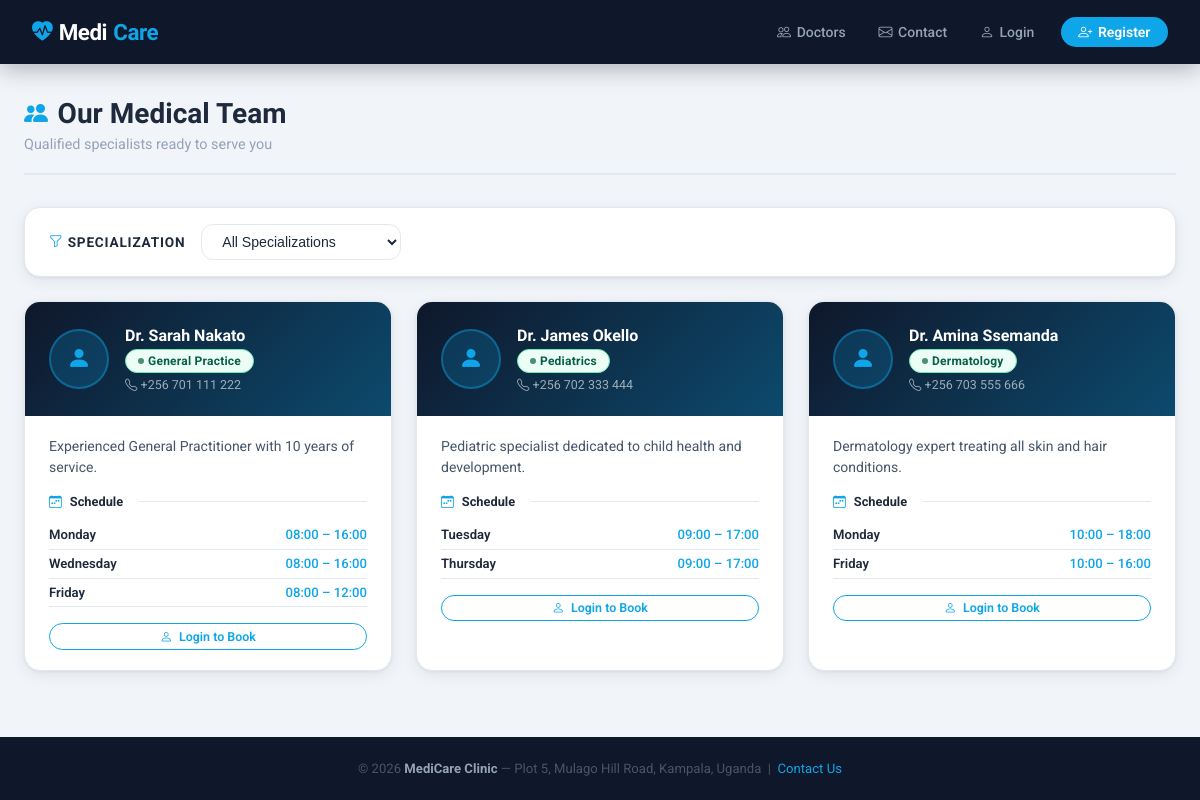
The app's page /doctors/ with its own data.
### clinic/models.py (models this page shows, shortened)
class DoctorProfile(models.Model):
    SPECIALIZATION_CHOICES = [
        ('GP', 'General Practice'),
        ('PEDS', 'Pediatrics'),
        ('DERM', 'Dermatology'),
        ('CARD', 'Cardiology'),
        ('ORTHO', 'Orthopedics'),
        ('GYN', 'Gynecology'),
    ]
    user = models.OneToOneField(User, on_delete=models.CASCADE, related_name='doctor_profile')
    specialization = models.CharField(max_length=10, choices=SPECIALIZATION_CHOICES, default='GP')
    phone = models.CharField(max_length=20)
    bio = models.TextField(blank=True)
    profile_picture = models.ImageField(upload_to='doctors/', blank=True, null=True)

class DoctorSchedule(models.Model):
    DAY_CHOICES = [
        (0, 'Monday'), (1, 'Tuesday'), (2, 'Wednesday'),
        (3, 'Thursday'), (4, 'Friday'), (5, 'Saturday'), (6, 'Sunday'),
    ]
    doctor = models.ForeignKey(DoctorProfile, on_delete=models.CASCADE, related_name='schedules')
    day_of_week = models.IntegerField(choices=DAY_CHOICES)
    start_time = models.TimeField()
    end_time = models.TimeField()
    max_appointments = models.PositiveIntegerField(default=10)
    is_available = models.BooleanField(default=True)
    class Meta:
        unique_together = ['doctor', 'day_of_week']
        ordering = ['day_of_week', 'start_time']

### clinic/views.py (the view)
# urls.py: path('doctors/', views.doctors_list, name='doctors'),
def doctors_list(request):
    specialization = request.GET.get('specialization', '')
    doctors = DoctorProfile.objects.select_related('user')
    if specialization:
        doctors = doctors.filter(specialization=specialization)
    schedules = DoctorSchedule.objects.filter(is_available=True).select_related('doctor__user')
    return render(request, 'clinic/doctors.html', {
        'doctors': doctors, 'schedules': schedules,
        'specialization_choices': DoctorProfile.SPECIALIZATION_CHOICES,
        'selected': specialization
    })

### templates/clinic/doctors.html (shortened to what this page needs)
{% extends 'clinic/base.html' %}
{% block content %}
<div class="container">
  <div class="page-header">
    <div class="page-header-left">
      <h1><i class="bi bi-people-fill"></i> Our Medical Team</h1>
      <p>Qualified specialists ready to serve you</p>
    </div>
  </div>
  <div class="card" style="margin-bottom:1.5rem;">
    <div class="card-body" style="padding:1rem 1.5rem;">
      <form method="get" style="display:flex;gap:1rem;align-items:center;flex-wrap:wrap;">
        <label style="font-size:.85rem;font-weight:700;color:var(--heading);text-transform:uppercase;letter-spacing:.06em;"><i class="bi bi-funnel" style="color:var(--primary)"></i> Specialization</label>
        <select name="specialization" onchange="this.form.submit()" style="padding:.5rem 1rem;border:1.5px solid var(--border);border-radius:var(--radius);font-size:.88rem;min-width:200px;color:var(--heading);background:var(--surface);">
          <option value="">All Specializations</option>
        </select>
      </form>
    </div>
  </div>
  <div style="display:grid;grid-template-columns:repeat(auto-fill,minmax(300px,1fr));gap:1.5rem;">
    {% for doctor in doctors %}
    <div class="doctor-card">
      <div class="doctor-card-top">
        <div class="doctor-avatar"><i class="bi bi-person-fill"></i></div>
        <div>
          <h3>Dr. {{ doctor.user.get_full_name }}</h3>
          <span class="badge badge-approved">{{ doctor.get_specialization_display }}</span>
          <p style="color:rgba(255,255,255,.6);font-size:.78rem;margin-top:.25rem;"><i class="bi bi-telephone"></i> {{ doctor.phone }}</p>
        </div>
      </div>
      <div class="doctor-card-body">
        {% if doctor.bio %}
        <p style="font-size:.875rem;color:var(--text);margin-bottom:1rem;line-height:1.5;">{{ doctor.bio }}</p>
        {% endif %}
        {% if doctor.schedules.all %}
        <div class="section-title" style="font-size:.8rem;margin-bottom:.75rem;"><i class="bi bi-calendar-week"></i> Schedule</div>
        {% for schedule in doctor.schedules.all %}
        {% if schedule.is_available %}
        <div class="schedule-row">
          <span class="schedule-day">{{ schedule.get_day_of_week_display }}</span>
          <span class="schedule-time">{{ schedule.start_time|time:"H:i" }} – {{ schedule.end_time|time:"H:i" }}</span>
        </div>
        {% endif %}
        {% empty %}
        <p style="color:var(--muted);font-size:.82rem;">Schedule not set.</p>
        {% endfor %}
        {% endif %}
        {% if user.is_authenticated %}
        <a href="{% url 'book_appointment' %}" class="btn btn-primary btn-sm" style="width:100%;justify-content:center;margin-top:1rem;">
          <i class="bi bi-calendar-plus"></i> Book Appointment
        </a>
        {% else %}
        <a href="{% url 'login' %}" class="btn btn-outline btn-sm" style="width:100%;justify-content:center;margin-top:1rem;">
          <i class="bi bi-person"></i> Login to Book
        </a>
        {% endif %}
      </div>
    </div>
    {% empty %}
    <div class="empty-state" style="grid-column:1/-1;">
      <i class="bi bi-people"></i><p>No doctors found for the selected filter.</p>
    </div>
    {% endfor %}
  </div>
</div>
{% endblock %}

### templates/clinic/base.html (style rules this page uses)
:root { --bg: #f1f5f9; --surface: #ffffff; --primary: #0ea5e9; --primary-dark: #0284c7; --heading: #1e293b; --text: #475569; --muted: #94a3b8; --border: #e2e8f0; --success: #10b981; --warning: #f59e0b; --danger: #ef4444; --purple: #8b5cf6; --nav-bg: #0f172a; --radius: 12px; --radius-lg: 16px; --shadow: 0 1px 3px rgba(0,0,0,.06), 0 4px 16px rgba(0,0,0,.07); --shadow-lg: 0 4px 6px rgba(0,0,0,.05), 0 10px 40px rgba(0,0,0,.12); --transition: all .25s ease; }
*, *::before, *::after { box-sizing: border-box; margin: 0; padding: 0; }
body { font-family: 'Roboto', system-ui, sans-serif; background: var(--bg); color: var(--text); min-height: 100vh; display: flex; flex-direction: column; }
h1,h2,h3,h4,h5 { font-family: 'Raleway', sans-serif; color: var(--heading); line-height: 1.25; }
a { color: var(--primary); text-decoration: none; transition: var(--transition); }
.container { max-width: 1200px; margin: 0 auto; padding: 2rem 1.5rem; }
.card { background: var(--surface); border-radius: var(--radius-lg); box-shadow: var(--shadow); border: 1px solid var(--border); overflow: hidden; }
.card-body { padding: 1.75rem; }
.page-header { margin-bottom: 2rem; padding-bottom: 1.25rem; border-bottom: 2px solid var(--border); display: flex; align-items: flex-start; justify-content: space-between; flex-wrap: wrap; gap: 1rem; }
.page-header-left h1 { font-size: 1.75rem; font-weight: 800; color: var(--heading); display: flex; align-items: center; gap: .6rem; }
.page-header-left h1 i { color: var(--primary); font-size: 1.5rem; }
.page-header-left p { color: var(--muted); margin-top: .3rem; font-size: .9rem; }
.btn { display: inline-flex; align-items: center; justify-content: center; gap: .4rem; padding: .55rem 1.25rem; border-radius: 50px; font-size: .875rem; font-weight: 600; cursor: pointer; border: none; transition: var(--transition); text-decoration: none; white-space: nowrap; }
.btn-outline { background: transparent; color: var(--primary); border: 1.5px solid var(--primary); }
.btn-sm { padding: .3rem .8rem; font-size: .78rem; }
.badge { display: inline-flex; align-items: center; gap: .25rem; padding: .25rem .75rem; border-radius: 50px; font-size: .75rem; font-weight: 700; letter-spacing: .02em; }
.badge::before { content:''; width:6px; height:6px; border-radius:50%; background:currentColor; opacity:.7; }
.badge-approved { background:#ecfdf5; color:#065f46; border:1px solid #6ee7b7; }
.section-title { font-size: 1.1rem; font-weight: 700; color: var(--heading); display: flex; align-items: center; gap: .5rem; margin-bottom: 1.25rem; }
.section-title i { color: var(--primary); }
.section-title::after { content: ''; flex: 1; height: 1px; background: var(--border); margin-left: .5rem; }
.doctor-card { background: var(--surface); border-radius: var(--radius-lg); box-shadow: var(--shadow); border: 1px solid var(--border); overflow: hidden; transition: var(--transition); }
.doctor-card-top { background: linear-gradient(135deg, #0f172a, #0c4a6e); padding: 1.5rem; display: flex; align-items: center; gap: 1rem; }
.doctor-avatar { width: 60px; height: 60px; border-radius: 50%; background: rgba(14,165,233,.2); border: 2px solid rgba(14,165,233,.4); display: flex; align-items: center; justify-content: center; font-size: 1.5rem; color: var(--primary); flex-shrink: 0; }
.doctor-card-top h3 { color: #fff; font-size: 1rem; margin-bottom: .2rem; }
.doctor-card-body { padding: 1.25rem 1.5rem; }
.schedule-row { display: flex; justify-content: space-between; align-items: center; padding: .4rem 0; border-bottom: 1px solid var(--border); font-size: .82rem; }
.schedule-day { font-weight: 600; color: var(--heading); }
.schedule-time { color: var(--primary); font-weight: 500; }

### records on screen
DoctorProfile: user.get_full_name "Sarah Nakato", specialization "General Practice", phone "+256 701 111 222", bio "Experienced General Practitioner with 10 years of service."
DoctorSchedule: day_of_week "Monday", start_time "08:00", end_time "16:00"
DoctorSchedule: day_of_week "Wednesday", start_time "08:00", end_time "16:00"
DoctorSchedule: day_of_week "Friday", start_time "08:00", end_time "12:00"
DoctorProfile: user.get_full_name "James Okello", specialization "Pediatrics", phone "+256 702 333 444", bio "Pediatric specialist dedicated to child health and development."
DoctorSchedule: day_of_week "Tuesday", start_time "09:00", end_time "17:00"
DoctorSchedule: day_of_week "Thursday", start_time "09:00", end_time "17:00"
DoctorProfile: user.get_full_name "Amina Ssemanda", specialization "Dermatology", phone "+256 703 555 666", bio "Dermatology expert treating all skin and hair conditions."
DoctorSchedule: day_of_week "Monday", start_time "10:00", end_time "18:00"
DoctorSchedule: day_of_week "Friday", start_time "10:00", end_time "16:00"
